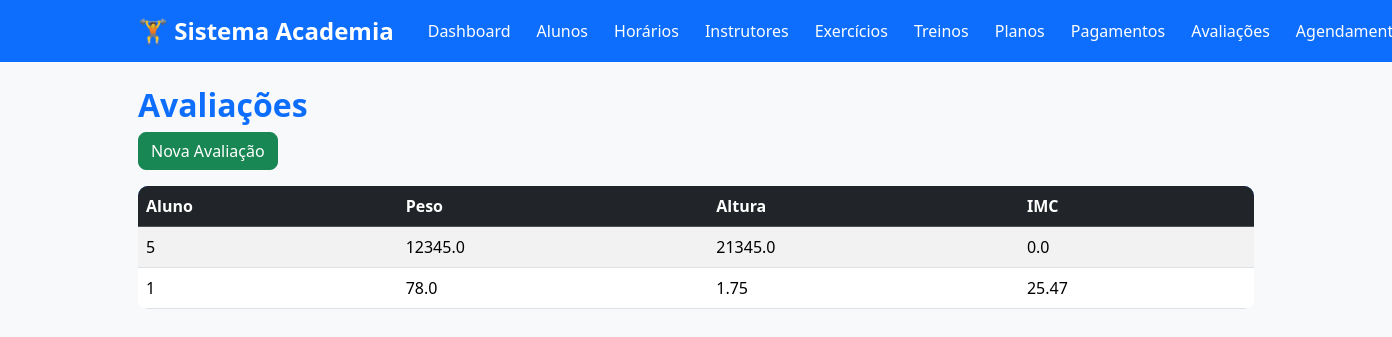
The page /avaliacoes (signed in) on the database its author committed.
### tables this page shows
CREATE TABLE avaliacoes (
        id INTEGER PRIMARY KEY AUTOINCREMENT,
        aluno_id INTEGER NOT NULL,
        instrutor_id INTEGER NOT NULL,
        peso REAL NOT NULL,
        altura REAL NOT NULL,
        imc REAL,
        percentual_gordura REAL,
        observacoes TEXT,

        FOREIGN KEY (aluno_id)
            REFERENCES alunos(id)
            ON DELETE CASCADE,

        FOREIGN KEY (instrutor_id)
            REFERENCES instrutores(id)
            ON DELETE CASCADE
    );

### app.py (the view)
@app.route("/avaliacoes")
@login_required
def listar_avaliacoes():
    avaliacoes = database.listar_avaliacoes()
    return render_template(
        "avaliacoes/listar.html",
        avaliacoes=avaliacoes
    )

### app.py (called while the page is built)
def login_required(func):
    @wraps(func)
    def wrapper(*args, **kwargs):
        if "usuario" not in session:
            flash(
                "Faça login para acessar o sistema.",
                "warning"
            )
            return redirect(url_for("login"))
        return func(*args, **kwargs)
    return wrapper

### database.py (called while the page is built)
def conectar():
    conexao = sqlite3.connect(DB_PATH)
    conexao.row_factory = sqlite3.Row
    conexao.execute("PRAGMA foreign_keys = ON")
    return conexao

def executar(sql, parametros=(), fetch=False, fetchone=False):
    conexao = conectar()
    try:
        cursor = conexao.cursor()
        cursor.execute(sql, parametros)
        conexao.commit()
        if fetchone:
            return cursor.fetchone()
        if fetch:
            return cursor.fetchall()
        return True
    except sqlite3.Error as erro:
        print(f"Erro no banco de dados: {erro}")
        return None
    finally:
        conexao.close()

def listar_avaliacoes():
    return executar(
        """

        SELECT *

        FROM avaliacoes

        ORDER BY id DESC

        """,
        fetch=True
    )

### templates/avaliacoes/listar.html
{% extends "base.html" %}
{% block conteudo %}
<h2>Avaliações</h2>
<a class="btn btn-success mb-3" href="{{ url_for('nova_avaliacao') }}">Nova Avaliação</a>
<table class="table table-striped">
<thead class="table-dark">
<tr>
<th>Aluno</th>
<th>Peso</th>
<th>Altura</th>
<th>IMC</th>
</tr>
</thead>
<tbody>
{% for avaliacao in avaliacoes %}
<tr>
<td>{{ avaliacao.aluno_id }}</td>
<td>{{ avaliacao.peso }}</td>
<td>{{ avaliacao.altura }}</td>
<td>{{ avaliacao.imc }}</td>
</tr>
{% endfor %}
</tbody>
</table>
{% endblock %}

### templates/static/css/style.css (style rules this page uses)
body { background:#f4f6f9; font-family:Segoe UI,Tahoma,Geneva,Verdana,sans-serif; }
h1,h2,h3 { color:#0d6efd; font-weight:bold; }
.btn { border-radius:8px; }
.btn-success { background:#198754; }
.table { background:white; border-radius:10px; overflow:hidden; }
.table thead { background:#0d6efd; color:white; }

### rows shown on the page
avaliacoes: aluno_id "5", peso "12345.0", altura "21345.0", imc "0.0"
avaliacoes: aluno_id "1", peso "78.0", altura "1.75", imc "25.47"
